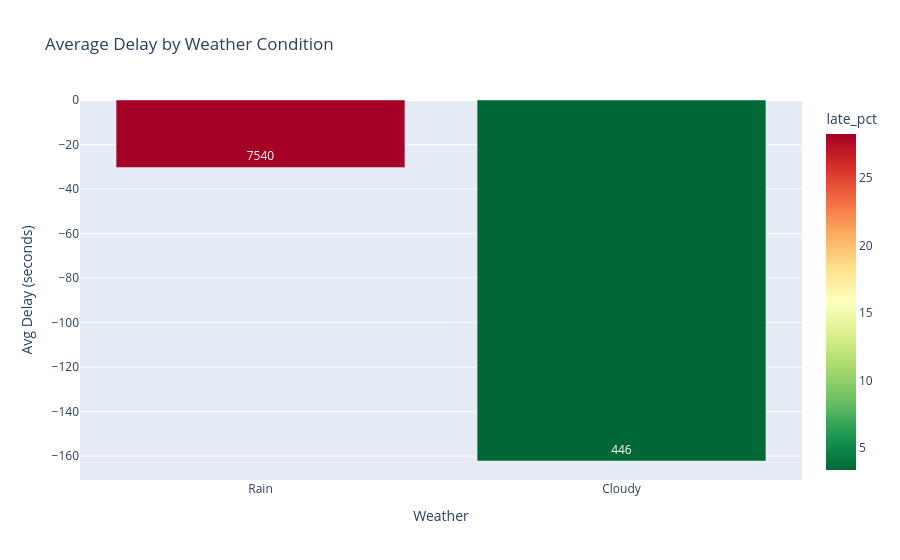

The notebook cell this image was saved under:
### Code cell
weather_delays = query("""
    SELECT 
        weather_condition,
        count(*) as predictions,
        round(avg(delay_seconds), 1) as avg_delay,
        round(avg(CASE WHEN delay_seconds > 60 THEN 1.0 ELSE 0.0 END) * 100, 2) as late_pct
    FROM intermediate.int_weather_transit
    WHERE delay_seconds IS NOT NULL
    GROUP BY weather_condition
    ORDER BY avg_delay DESC
""").to_pandas()

print("Delay by Weather Condition:")
print(weather_delays.to_string(index=False))

if len(weather_delays) > 1:
    fig = px.bar(
        weather_delays,
        x="weather_condition",
        y="avg_delay",
        color="late_pct",
        text="predictions",
        title="Average Delay by Weather Condition",
        color_continuous_scale="RdYlGn_r",
    )
    fig.update_layout(xaxis_title="Weather", yaxis_title="Avg Delay (seconds)")
    fig.show()
else:
    print("Only one weather condition in current data — need more days for meaningful comparison")

### Figure 1 — Plotly figure (JSON) as saved in the notebook; plotly's stock layout.template omitted (floating-point values rounded to 4 significant figures)
{"data": [{"hovertemplate": "weather_condition=%{x}<br>avg_delay=%{y}<br>predictions=%{text}<br>late_pct=%{marker.color}<extra></extra>", "legendgroup": "", "marker": {"color": [28.26, 3.36], "coloraxis": "coloraxis", "pattern": {"shape": ""}}, "name": "", "orientation": "v", "showlegend": false, "text": [7540.0, 446.0], "textposition": "auto", "type": "bar", "x": ["Rain", "Cloudy"], "xaxis": "x", "y": [-30.3, -162.2], "yaxis": "y"}], "layout": {"barmode": "relative", "coloraxis": {"colorbar": {"title": {"text": "late_pct"}}, "colorscale": [[0, "rgb(0,104,55)"], [0.1, "rgb(26,152,80)"], [0.2, "rgb(102,189,99)"], [0.3, "rgb(166,217,106)"], [0.4, "rgb(217,239,139)"], [0.5, "rgb(255,255,191)"], [0.6, "rgb(254,224,139)"], [0.7, "rgb(253,174,97)"], [0.8, "rgb(244,109,67)"], [0.9, "rgb(215,48,39)"], [1, "rgb(165,0,38)"]]}, "legend": {"tracegroupgap": 0}, "title": {"text": "Average Delay by Weather Condition"}, "xaxis": {"anchor": "y", "domain": [0, 1], "title": {"text": "Weather"}}, "yaxis": {"anchor": "x", "domain": [0, 1], "title": {"text": "Avg Delay (seconds)"}}}}
